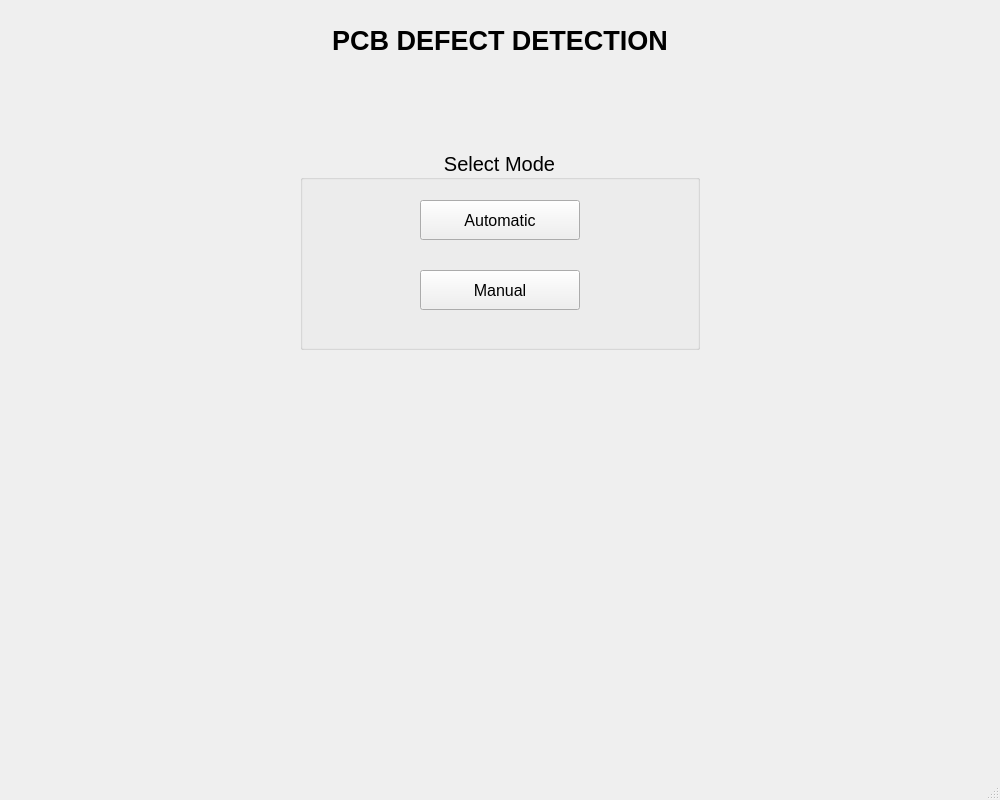
<?xml version="1.0" encoding="UTF-8"?>
<ui version="4.0">
 <class>MainWindow</class>
 <widget class="QMainWindow" name="MainWindow">
  <property name="geometry">
   <rect>
    <x>0</x>
    <y>0</y>
    <width>1000</width>
    <height>800</height>
   </rect>
  </property>
  <property name="windowTitle">
   <string>MainWindow</string>
  </property>
  <widget class="QWidget" name="centralwidget">
   <widget class="QLabel" name="mainlabel">
    <property name="enabled">
     <bool>true</bool>
    </property>
    <property name="geometry">
     <rect>
      <x>250</x>
      <y>0</y>
      <width>500</width>
      <height>80</height>
     </rect>
    </property>
    <property name="maximumSize">
     <size>
      <width>20000</width>
      <height>16777215</height>
     </size>
    </property>
    <property name="font">
     <font>
      <family>MS Shell Dlg 2</family>
      <pointsize>20</pointsize>
      <weight>75</weight>
      <bold>true</bold>
      <underline>false</underline>
      <kerning>false</kerning>
     </font>
    </property>
    <property name="focusPolicy">
     <enum>Qt::NoFocus</enum>
    </property>
    <property name="autoFillBackground">
     <bool>false</bool>
    </property>
    <property name="text">
     <string>PCB DEFECT DETECTION</string>
    </property>
    <property name="textFormat">
     <enum>Qt::PlainText</enum>
    </property>
    <property name="scaledContents">
     <bool>false</bool>
    </property>
    <property name="alignment">
     <set>Qt::AlignCenter</set>
    </property>
   </widget>
   <widget class="QGroupBox" name="select_box">
    <property name="enabled">
     <bool>true</bool>
    </property>
    <property name="geometry">
     <rect>
      <x>300</x>
      <y>150</y>
      <width>400</width>
      <height>200</height>
     </rect>
    </property>
    <property name="font">
     <font>
      <pointsize>15</pointsize>
      <weight>50</weight>
      <italic>false</italic>
      <bold>false</bold>
      <underline>false</underline>
     </font>
    </property>
    <property name="title">
     <string>Select Mode</string>
    </property>
    <property name="alignment">
     <set>Qt::AlignCenter</set>
    </property>
    <widget class="QPushButton" name="auto_bt">
     <property name="geometry">
      <rect>
       <x>120</x>
       <y>50</y>
       <width>160</width>
       <height>40</height>
      </rect>
     </property>
     <property name="font">
      <font>
       <pointsize>12</pointsize>
       <underline>false</underline>
      </font>
     </property>
     <property name="layoutDirection">
      <enum>Qt::LeftToRight</enum>
     </property>
     <property name="text">
      <string>Automatic</string>
     </property>
     <property name="autoDefault">
      <bool>false</bool>
     </property>
    </widget>
    <widget class="QPushButton" name="manual_bt">
     <property name="geometry">
      <rect>
       <x>120</x>
       <y>120</y>
       <width>160</width>
       <height>40</height>
      </rect>
     </property>
     <property name="font">
      <font>
       <pointsize>12</pointsize>
       <kerning>true</kerning>
      </font>
     </property>
     <property name="text">
      <string>Manual</string>
     </property>
    </widget>
   </widget>
   <zorder>select_box</zorder>
   <zorder>mainlabel</zorder>
  </widget>
  <widget class="QMenuBar" name="menubar">
   <property name="geometry">
    <rect>
     <x>0</x>
     <y>0</y>
     <width>1000</width>
     <height>26</height>
    </rect>
   </property>
  </widget>
  <widget class="QStatusBar" name="statusbar"/>
 </widget>
 <resources/>
 <connections/>
</ui>
